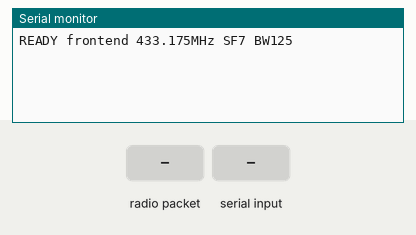
Simulated run of this sketch. Board: ESP32. On the bench: the last lines printed to the serial monitor. The inputs (shaded band) are chosen by the test bench. No radio packets arrive unless stated.

Above: at 1.2 s.
1.3 s: radio packet "TX" arrives
At 1.8 s:
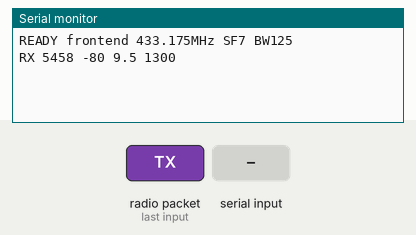
2.8 s: "TX 90\n" received over Serial
At 4.0 s:
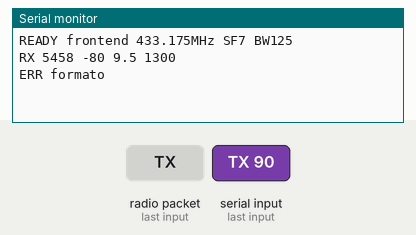
4.3 s: "TX  45\n" received over Serial
At 5.3 s:
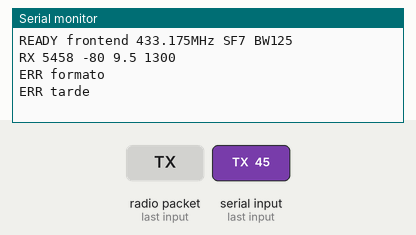

Measured:
- after the input at 1.3 s, the serial monitor: prints a new line at once (image 1)
- after the input at 2.8 s, the serial monitor: prints a new line at once (image 2)
- after the input at 4.3 s, the serial monitor: prints a new line at once (image 3)

The sketch:

receptor_lora.ino
```cpp
/*
  Front-end de radio LoRa <-> USB serie (receptor conectado al Mac).
  Libreria: "LoRa" de Sandeep Mistry. Placa: ESP32 Dev Module. Serie a 115200.

  No interpreta LoRaWAN: solo es el "frontal de radio" del servidor de red (lorawan_ns.py).
    RX (radio): escucha 433.175 MHz, SF7, BW125, CR4/5, sync 0x34 -> imprime
                RX <hex> <rssi> <snr> <ms>
    TX (Mac):   recibe  TX <retardo_ms> <hex>  y transmite esa trama (IQ invertido, sin CRC)
                cuando pasan <retardo_ms> desde el fin de la ultima trama recibida.
  Respuestas: TXOK / ERR <motivo>.

  !! No compilado/probado al escribirlo.
*/
#include <SPI.h>
#include <LoRa.h>

#define PIN_NSS  5
#define PIN_RST  4      // ESP32 de 30 pines en protoboard (ajusta si usas otro: 14)
#define PIN_DIO0 16     // (ajusta si usas otro: 26)
#define PIN_SCK 18
#define PIN_MISO 19
#define PIN_MOSI 23

#define FREQ 433175000L

bool     txPendiente = false;
uint32_t txCuando = 0, ultimaRx = 0;
uint8_t  txBuf[64];
int      txLen = 0;

void modoRx() { LoRa.enableCrc(); LoRa.disableInvertIQ(); LoRa.receive(); }

void setup() {
  Serial.begin(115200);
  SPI.begin(PIN_SCK, PIN_MISO, PIN_MOSI, PIN_NSS);
  LoRa.setPins(PIN_NSS, PIN_RST, PIN_DIO0);
  if (!LoRa.begin(FREQ)) { Serial.println("ERR radio no inicia"); while (1) delay(1000); }
  LoRa.setSpreadingFactor(7);
  LoRa.setSignalBandwidth(125000);
  LoRa.setCodingRate4(5);
  LoRa.setPreambleLength(8);
  LoRa.setSyncWord(0x34);            // sync word publica LoRaWAN
  LoRa.setTxPower(14);
  modoRx();
  Serial.println("READY frontend 433.175MHz SF7 BW125");
}

static int hexVal(char c) {
  if (c >= '0' && c <= '9') return c - '0';
  if (c >= 'a' && c <= 'f') return c - 'a' + 10;
  if (c >= 'A' && c <= 'F') return c - 'A' + 10;
  return -1;
}

void procesarLinea(String l) {
  l.trim();
  if (!l.startsWith("TX ")) return;
  int sp = l.indexOf(' ', 3);
  if (sp < 0) { Serial.println("ERR formato"); return; }
  uint32_t retardo = l.substring(3, sp).toInt();
  String hex = l.substring(sp + 1);
  int n = hex.length() / 2;
  if (n <= 0 || n > (int)sizeof(txBuf)) { Serial.println("ERR longitud"); return; }
  for (int i = 0; i < n; i++) {
    int a = hexVal(hex[2 * i]), b = hexVal(hex[2 * i + 1]);
    if (a < 0 || b < 0) { Serial.println("ERR hex"); return; }
    txBuf[i] = (a << 4) | b;
  }
  txLen = n;
  txCuando = ultimaRx + retardo;
  if ((int32_t)(txCuando - millis()) < 0) { Serial.println("ERR tarde"); return; }
  txPendiente = true;
}

void loop() {
  // 1) recepcion
  int tam = LoRa.parsePacket();
  if (tam > 0) {
    ultimaRx = millis();
    uint8_t buf[256]; int n = 0;
    while (LoRa.available() && n < 256) buf[n++] = LoRa.read();
    Serial.print("RX ");
    for (int i = 0; i < n; i++) Serial.printf("%02x", buf[i]);
    Serial.printf(" %d %.1f %lu\n", LoRa.packetRssi(), LoRa.packetSnr(), (unsigned long)ultimaRx);
  }
  // 2) comandos de la Mac
  static String linea;
  while (Serial.available()) {
    char c = Serial.read();
    if (c == '\n') { procesarLinea(linea); linea = ""; }
    else if (c != '\r' && linea.length() < 300) linea += c;
  }
  // 3) transmision programada (ventana RX1 del nodo)
  if (txPendiente && (int32_t)(millis() - txCuando) >= 0) {
    txPendiente = false;
    LoRa.idle();
    LoRa.disableCrc();
    LoRa.enableInvertIQ();           // los downlinks LoRaWAN van con IQ invertido
    LoRa.beginPacket();
    LoRa.write(txBuf, txLen);
    LoRa.endPacket();                // bloqueante hasta terminar
    Serial.println("TXOK");
    modoRx();
  }
}
```
